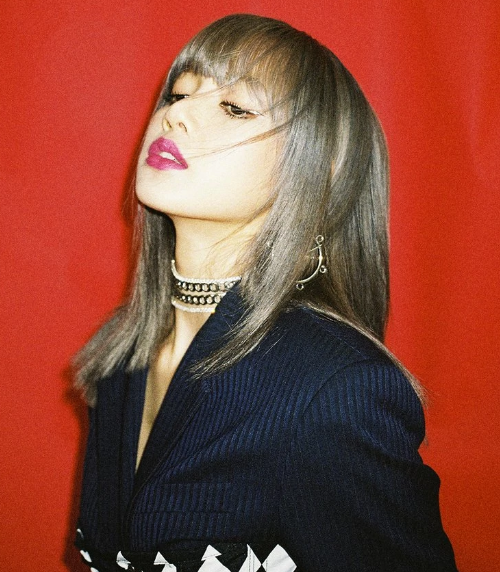
#> input picture Python/lisa.png, 500 x 572 px
$ python Embos_color.py
#> lines starting #> are read from the running program, lines starting #| are printed output that depends on the picture
import cv2
import matplotlib.pyplot as plt
import numpy as np


a=cv2.imread('lisa.png')
#> a is the input picture: shape (572, 500, 3); mean B, G, R 55.6, 70.2, 139.4
b1=np.zeros(a.shape[:3],np.uint8)
z=np.matrix([[-1,0,0],[0,0,0],[0,0,1]])

for i in range(3):
    b1[:,:,i]=abs(cv2.filter2D(a[:,:,i],0,z))
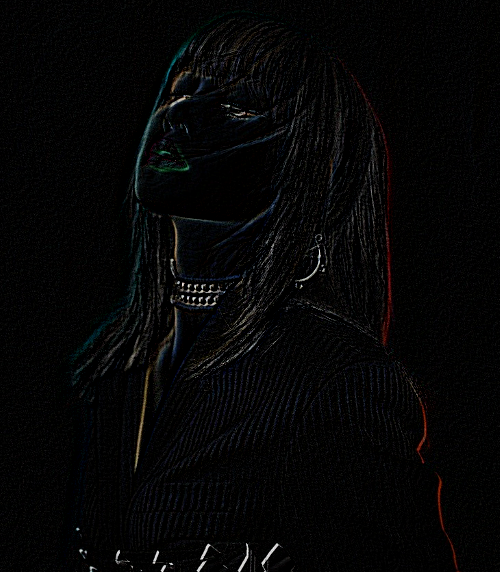
#> b1: shape (572, 500, 3); mean B, G, R 5.7, 5.5, 5.5

plt.subplot(1,2,1)
plt.title("Gamas")
plt.imshow(cv2.cvtColor(b1,cv2.COLOR_RGB2BGR))
plt.subplot(1,2,2)
plt.title("Original")
plt.imshow(cv2.cvtColor(a,cv2.COLOR_RGB2BGR))
plt.show()
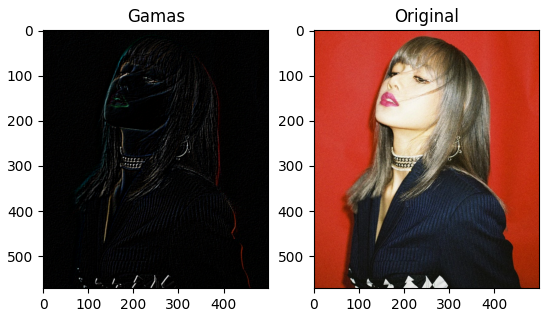
#> figure drawn by matplotlib, 2 panels
